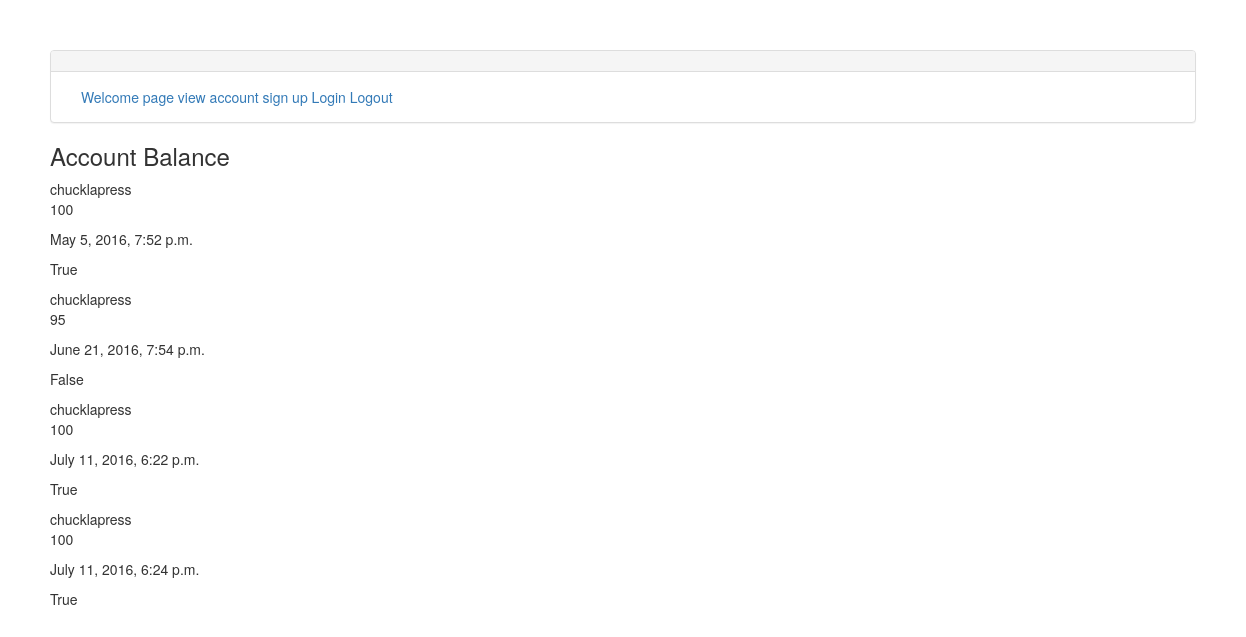
/balance/ (signed in), run on the app's committed database.
### ironapp/models.py (models this page shows, shortened)
class AcctBalance(models.Model):
    entry = models.IntegerField()
    is_deposit = models.BooleanField(default=1)
    date = models.DateTimeField(default=datetime.now, blank=True)
    customer = models.ForeignKey('auth.User')
    name = models.CharField(max_length=35)

### ironapp/views.py (the view)
# urls.py: url(r'^balance/', AccountView.as_view(), name="acct_bal_view"),
class AccountView(LoginRequiredMixin, ListView):
    login_url = "/login/"
    template_name = "acctbalance_form.html"
    model = AcctBalance
    def get_queryset(self):
        return AcctBalance.objects.filter(customer=self.request.user)

### templates/acctbalance_form.html
{% extends 'base.html' %}
{% block content %}
<h3>Account Balance</h3>
    {% for item in object_list %}
        {{ item.customer }}
        <p>{{ item.entry }}</p>
        <p>{{ item.date }}</p>
        <P>{{ item.is_deposit }}</P>
    {% endfor %}
{% endblock %}

### data on the page
AcctBalance: customer "chucklapress", entry "100", date "May 5, 2016, 7:52 p.m.", is_deposit "True"
AcctBalance: customer "chucklapress", entry "95", date "June 21, 2016, 7:54 p.m.", is_deposit "False"
AcctBalance: customer "chucklapress", entry "100", date "July 11, 2016, 6:22 p.m.", is_deposit "True"
AcctBalance: customer "chucklapress", entry "100", date "July 11, 2016, 6:24 p.m.", is_deposit "True"
